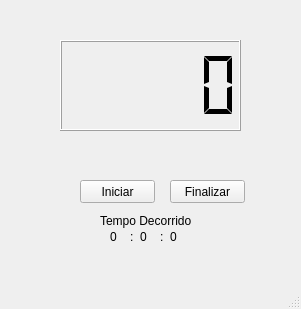
<?xml version="1.0" encoding="UTF-8"?>
<ui version="4.0">
 <class>MainWindow</class>
 <widget class="QMainWindow" name="MainWindow">
  <property name="geometry">
   <rect>
    <x>0</x>
    <y>0</y>
    <width>301</width>
    <height>309</height>
   </rect>
  </property>
  <property name="windowTitle">
   <string>Temperatura</string>
  </property>
  <property name="windowIcon">
   <iconset>
    <normaloff>term.jpg</normaloff>term.jpg</iconset>
  </property>
  <widget class="QWidget" name="centralwidget">
   <widget class="QLCDNumber" name="lcdDisplay">
    <property name="geometry">
     <rect>
      <x>60</x>
      <y>40</y>
      <width>181</width>
      <height>91</height>
     </rect>
    </property>
    <property name="font">
     <font>
      <pointsize>8</pointsize>
      <weight>50</weight>
      <bold>false</bold>
     </font>
    </property>
    <property name="smallDecimalPoint">
     <bool>false</bool>
    </property>
    <property name="segmentStyle">
     <enum>QLCDNumber::Flat</enum>
    </property>
    <property name="value" stdset="0">
     <double>0.000000000000000</double>
    </property>
   </widget>
   <widget class="QPushButton" name="iniciar">
    <property name="geometry">
     <rect>
      <x>80</x>
      <y>180</y>
      <width>75</width>
      <height>23</height>
     </rect>
    </property>
    <property name="text">
     <string>Iniciar</string>
    </property>
   </widget>
   <widget class="QPushButton" name="finalizar">
    <property name="geometry">
     <rect>
      <x>170</x>
      <y>180</y>
      <width>75</width>
      <height>23</height>
     </rect>
    </property>
    <property name="text">
     <string>Finalizar</string>
    </property>
   </widget>
   <widget class="QLabel" name="h">
    <property name="geometry">
     <rect>
      <x>110</x>
      <y>230</y>
      <width>46</width>
      <height>13</height>
     </rect>
    </property>
    <property name="text">
     <string>0</string>
    </property>
   </widget>
   <widget class="QLabel" name="label_2">
    <property name="geometry">
     <rect>
      <x>130</x>
      <y>230</y>
      <width>46</width>
      <height>13</height>
     </rect>
    </property>
    <property name="text">
     <string>:</string>
    </property>
   </widget>
   <widget class="QLabel" name="min">
    <property name="geometry">
     <rect>
      <x>140</x>
      <y>230</y>
      <width>46</width>
      <height>13</height>
     </rect>
    </property>
    <property name="text">
     <string>0</string>
    </property>
   </widget>
   <widget class="QLabel" name="label_4">
    <property name="geometry">
     <rect>
      <x>160</x>
      <y>230</y>
      <width>46</width>
      <height>13</height>
     </rect>
    </property>
    <property name="text">
     <string>:</string>
    </property>
   </widget>
   <widget class="QLabel" name="sec">
    <property name="geometry">
     <rect>
      <x>170</x>
      <y>230</y>
      <width>46</width>
      <height>13</height>
     </rect>
    </property>
    <property name="text">
     <string>0</string>
    </property>
   </widget>
   <widget class="QLabel" name="label_6">
    <property name="geometry">
     <rect>
      <x>100</x>
      <y>210</y>
      <width>91</width>
      <height>21</height>
     </rect>
    </property>
    <property name="text">
     <string>Tempo Decorrido</string>
    </property>
   </widget>
  </widget>
  <widget class="QMenuBar" name="menubar">
   <property name="geometry">
    <rect>
     <x>0</x>
     <y>0</y>
     <width>301</width>
     <height>21</height>
    </rect>
   </property>
  </widget>
  <widget class="QStatusBar" name="statusbar"/>
 </widget>
 <resources/>
 <connections/>
</ui>
